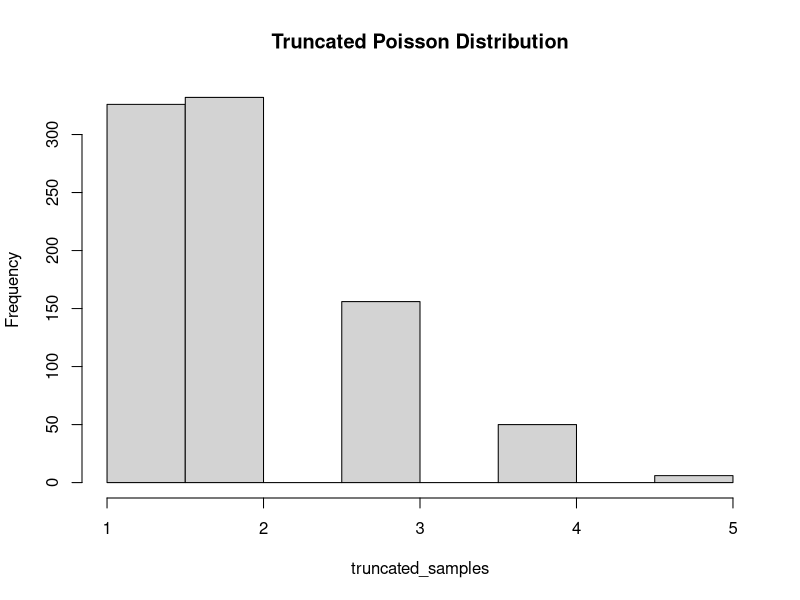

Write R code to recreate this figure.
#Truncated Poisson Distribution
n <- 5 # Number of trails
p <- 1/3 # Probability of success
q <- 1-p # Probability of failure

#Simulate data from the truncated binomial distribution
num_samples <- 1000 # Number of samples to generate
samples <- rbinom(num_samples,n,p)
truncated_samples <- samples[samples>0] #Truncated at zero

#Calculate Mean and Variance of the truncated distribution
mean_truncated <- mean(truncated_samples)
variance_truncated <- var(truncated_samples)

#Plot the histogran of the truncated samples 
hist(truncated_samples,main="Truncated Poisson Distribution")

#Print Mean and Variance of the truncated distribution
cat("Mean (Truncated) :",mean_truncated,"\n")
cat("Variance (Truncated) :",variance_truncated,"\n")

